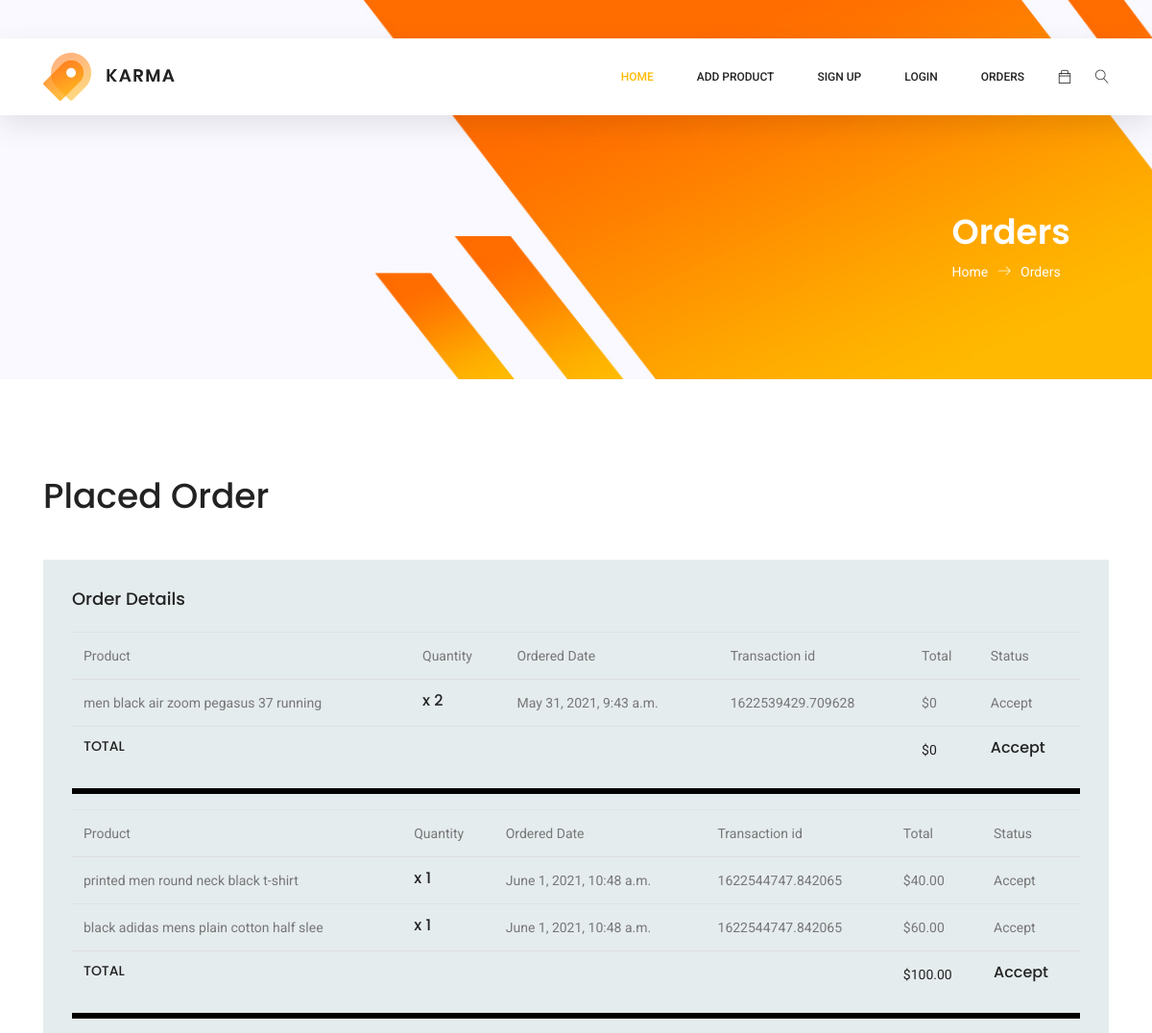
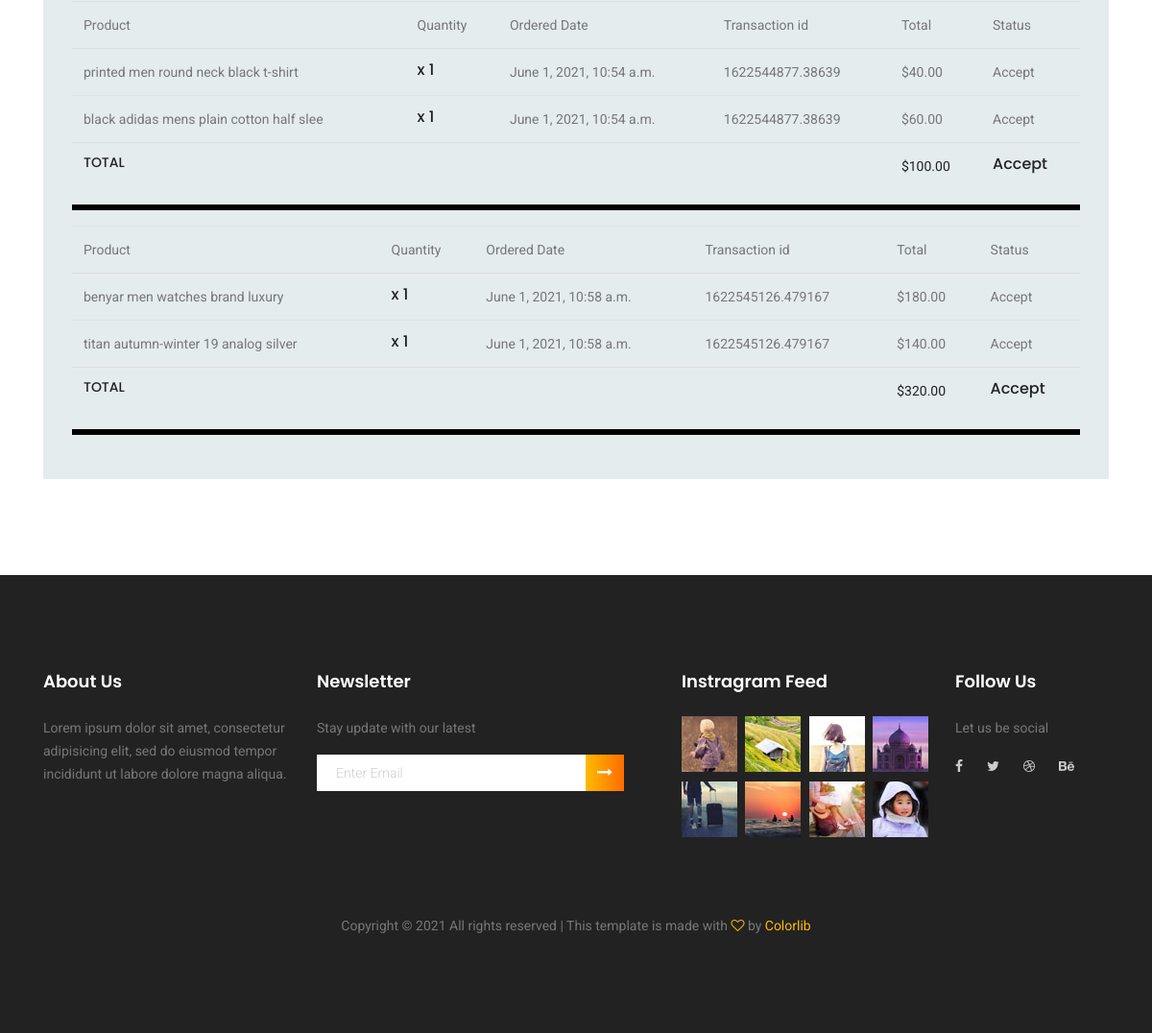
The app's page /AdminSite/Orders/ with its own data (2 pictures, top to bottom).
### Product/models.py (models this page shows, shortened)
class Order(models.Model):
    customer = models.ForeignKey(Customer,on_delete=models.SET_NULL,blank=True, null=True)
    date_orderd = models.DateTimeField(auto_now_add=True)
    complete = models.BooleanField(default=False,null=True,blank=True)
    transaction_id = models.CharField(max_length=200,null=True)
    status = models.CharField(max_length=10,null=True,default='Processing Order')
    @property
    def get_cart_total(self):
        orderitems = self.orderitem_set.all()
        total = sum([item.get_total for item in orderitems])
        return total

class OrderItem(models.Model):
    product = models.ForeignKey(Product,on_delete=models.SET_NULL,null=True)
    order = models.ForeignKey(Order,on_delete=models.SET_NULL,null=True)
    quantity = models.IntegerField(default=0,null=True,blank=True)
    date_added = models.DateTimeField(auto_now_add=True)
    status = models.CharField(max_length=10,null=True,default='Processing Item')
    @property
    def get_total(self):
        if self.quantity > self.product.quantity:
            total = 0
        else:
            total = self.product.price * self.quantity
        return total

class Product(models.Model):
    currencies = [
    ('$', "US Dollars ($)"),
    ('₹', "Indian Rupees (₹)") ,
    ]
    category = models.CharField(max_length=40 )
    name = models.CharField(max_length=40)
    description = models.TextField()
    currency = models.CharField(max_length=5, choices=currencies, default="$")
    price = models.DecimalField(max_digits=10, decimal_places=2)
    Brand = models.CharField(max_length=20)
    quantity = models.IntegerField(default=0,null=True)
    image = models.ImageField(upload_to = 'images/')

### AdminSite/views.py (the view)
# urls.py: path('Orders/', views.Orders, name='Orders'),
def Orders(request):
    queryset = Order.objects.all()
    orders = {}
    for order_no in queryset:
        Items = order_no.orderitem_set.all()
        orders[order_no] = Items
    context = {'orders':orders}
    return render(request,'AdminSite/orders.html',context)

### templates/AdminSite/orders.html (shortened to what this page needs)
{% extends 'AdminSite/main.html' %}
{% load static %}
{% block content %}
<section class="banner-area organic-breadcrumb">
	<div class="container">
		<div class="breadcrumb-banner d-flex flex-wrap align-items-center justify-content-end">
			<div class="col-first">
				<h1>Orders</h1>
				<nav class="d-flex align-items-center">
					<a href="{% url 'Dashboard' %}">Home<span class="lnr lnr-arrow-right"></span></a>
					<a href="#">Orders</a>
				</nav>
			</div>
		</div>
	</div>
</section>
<section class="order_details section_gap">
	<div class="container">
		<h1>Placed Order</h1>
        {% if orders %}
		<div class="order_details_table">
			<h2> Order Details</h2>
			{% for order,items in orders.items %}
			<div class="table-responsive">
				<table class="table">
					<thead>
						<tr>
							<th scope="col">Product</th>
							<th scope="col">Quantity</th>
							<th scope="col">Ordered Date</th>
							<th scope="col">Transaction id</th>
							<th scope="col">Total</th>
							<th scope="col">Status</th>
						</tr>
					</thead>
					<tbody>
						{% for item in items%}
						<tr>
							<td>
								<p>{{item.product.name}}</p>
							</td>
							<td>
								<h5>x {{item.quantity}}</h5>
							</td>
							<td>
								<p>{{order.date_orderd}}</p>
							</td>
							<td>
								<p>{{order.transaction_id}}</p>
							</td>
							<td>
								<p>${{item.get_total}}</p>
							</td>
                            <td>
								<p>{{item.status|title}}</p>
							</td>
						</tr>
						{% endfor %}
						<tr>
							<td>
								<h4>Total</h4>
							</td>
							<td>
							</td>
							<td>
							</td>
							<td>
							</td>
							<td>
								<p>${{order.get_cart_total}}</p>
							</td>
                            <td>
								<h5>{{order.status|title}}</h5>
							</td>
						</tr>
					</tbody>
				</table>
			</div>
			<hr style="background-color: black; height: 5px;">
			{% endfor %}
		</div>
        {% else %}
        <h2 style="font-size: 25px; color: darkorange;">No orders are available.</h2>
		{% endif %}
	</div>
</section>
{% endblock %}

### records on screen
Order: date_orderd "May 31, 2021, 9:43 a.m.", transaction_id "1622539429.709628", get_cart_total "0", status "Accept"
OrderItem: product.name "men black air zoom pegasus 37 running", quantity "2", get_total "0", status "Accept"
Order: date_orderd "June 1, 2021, 10:48 a.m.", transaction_id "1622544747.842065", get_cart_total "100.00", status "Accept"
OrderItem: product.name "printed men round neck black t-shirt", quantity "1", get_total "40.00", status "Accept"
OrderItem: product.name "black adidas mens plain cotton half slee", quantity "1", get_total "60.00", status "Accept"
Order: date_orderd "June 1, 2021, 10:54 a.m.", transaction_id "1622544877.38639", get_cart_total "100.00", status "Accept"
OrderItem: product.name "printed men round neck black t-shirt", quantity "1", get_total "40.00", status "Accept"
OrderItem: product.name "black adidas mens plain cotton half slee", quantity "1", get_total "60.00", status "Accept"
Order: date_orderd "June 1, 2021, 10:58 a.m.", transaction_id "1622545126.479167", get_cart_total "320.00", status "Accept"
OrderItem: product.name "benyar men watches brand luxury", quantity "1", get_total "180.00", status "Accept"
OrderItem: product.name "titan autumn-winter 19 analog silver", quantity "1", get_total "140.00", status "Accept"
